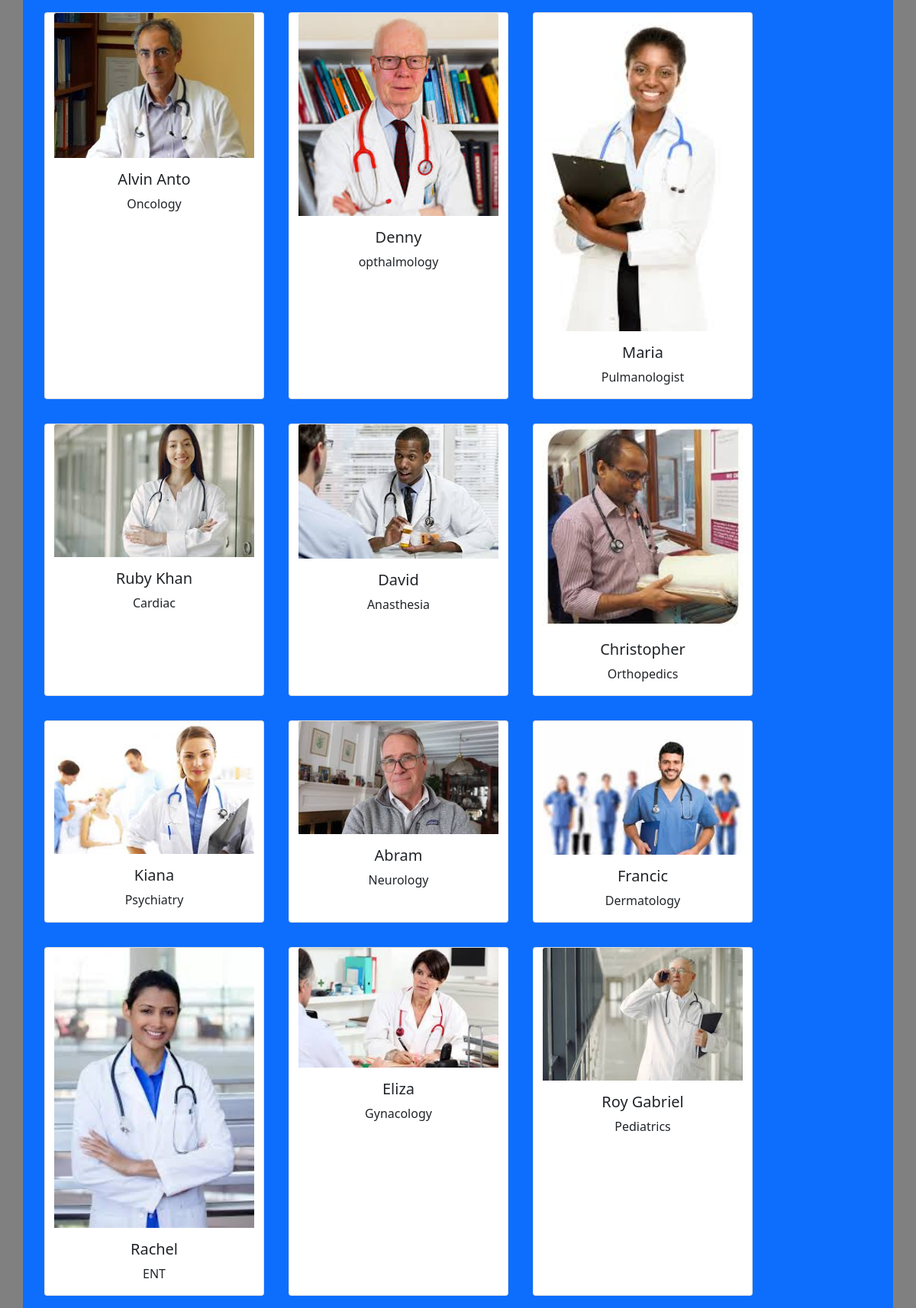
Page /doctors on the committed database.
### hospitalapp/models.py (models this page shows, shortened)
class Doctors(models.Model):
    name_doc=models.CharField(max_length=250)
    dep=models.TextField(max_length=250)
    image=models.ImageField(upload_to='images')

### hospitalapp/views.py (the view)
# urls.py: path('doctors',views.doctors,name='doctors'),
def doctors(request):
    dict_doc={
        'doc':Doctors.objects.all()
    }
    return render(request,'doctors.html',dict_doc)

### templates/doctors.html (shortened to what this page needs)
<!DOCTYPE html>
<html lang="en">
<head>
      <link href="https://cdn.jsdelivr.net/npm/bootstrap@5.0.2/dist/css/bootstrap.min.css" rel="stylesheet">
</head>
<body style="background-color:grey;">
<div class="container text-center bg-primary">
    <div class="row mx-auto">
 {% for d1 in doc %}
<div class="card text-center mx-3 my-3" style="width: 18rem; display:inline-block">
  <img src="{{d1.image.url}}" class="card-img-top" alt="...">
  <div class="card-body">
    <h5 class="card-title">{{d1.name_doc}}</h5>
    <p class="card-text">{{d1.dep}}</p>
  </div>
</div>
{% endfor %}
    </div>
</div>
</body>
</html>

### rows in the picture
Doctors: image (picture), name_doc "Alvin Anto", dep "Oncology"
Doctors: image (picture), name_doc "Denny", dep "opthalmology"
Doctors: image (picture), name_doc "Maria", dep "Pulmanologist"
Doctors: image (picture), name_doc "Ruby Khan", dep "Cardiac"
Doctors: image (picture), name_doc "David", dep "Anasthesia"
Doctors: image (picture), name_doc "Christopher", dep "Orthopedics"
Doctors: image (picture), name_doc "Kiana", dep "Psychiatry"
Doctors: image (picture), name_doc "Abram", dep "Neurology"
Doctors: image (picture), name_doc "Francic", dep "Dermatology"
Doctors: image (picture), name_doc "Rachel", dep "ENT"
Doctors: image (picture), name_doc "Eliza", dep "Gynacology"
Doctors: image (picture), name_doc "Roy Gabriel", dep "Pediatrics"
